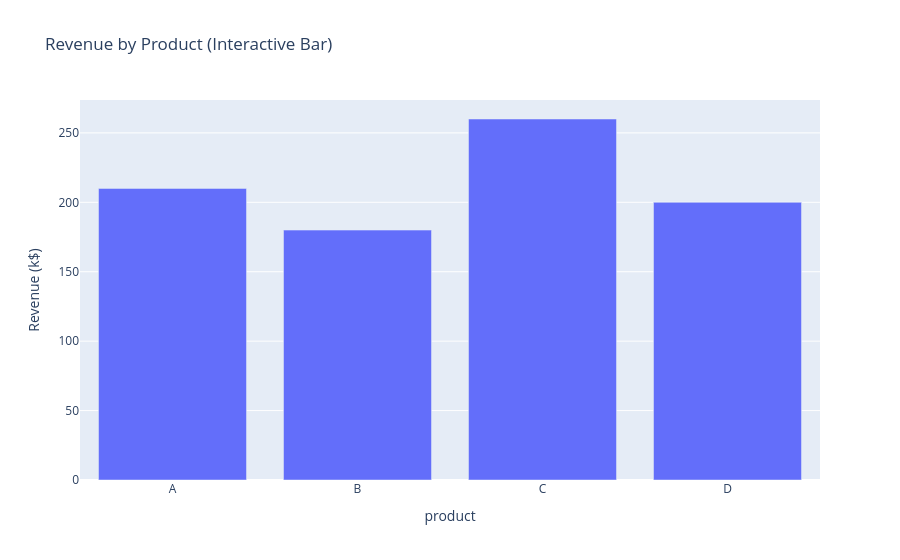

Source (notebook cell):
### Markdown cell above
### 5.4.3 Interactive bar chart (category comparison + hover)

### Code cell
df_bar = pd.DataFrame({
    "product": ["A","B","C","D"],
    "revenue": [210, 180, 260, 200]
})

fig = px.bar(df_bar, x="product", y="revenue",
             title="Revenue by Product (Interactive Bar)",
             labels={"revenue":"Revenue (k$)"})
fig.show()

### Figure 1 — Plotly figure (JSON) as saved in the notebook; plotly's stock layout.template omitted (floating-point values rounded to 4 significant figures)
{"data": [{"hovertemplate": "product=%{x}<br>Revenue (k$)=%{y}<extra></extra>", "legendgroup": "", "marker": {"color": "#636efa", "pattern": {"shape": ""}}, "name": "", "orientation": "v", "showlegend": false, "textposition": "auto", "type": "bar", "x": ["A", "B", "C", "D"], "xaxis": "x", "y": [210, 180, 260, 200], "yaxis": "y"}], "layout": {"barmode": "relative", "legend": {"tracegroupgap": 0}, "title": {"text": "Revenue by Product (Interactive Bar)"}, "xaxis": {"anchor": "y", "domain": [0, 1], "title": {"text": "product"}}, "yaxis": {"anchor": "x", "domain": [0, 1], "title": {"text": "Revenue (k$)"}}}}
